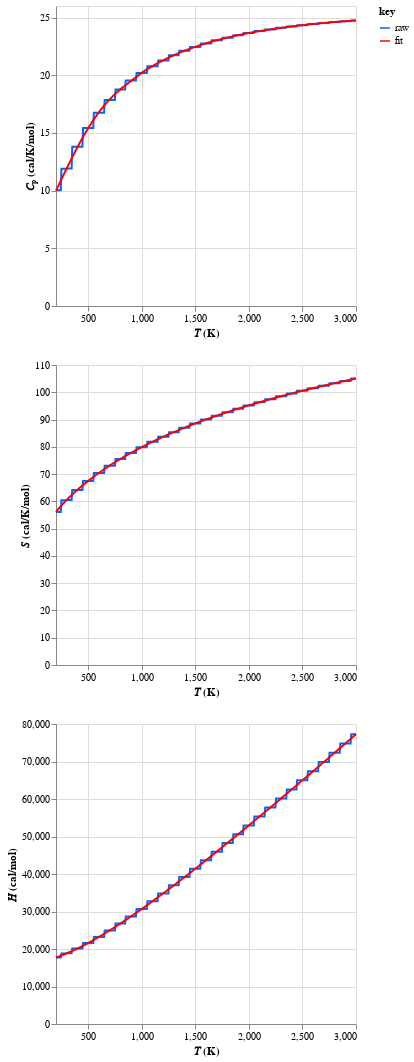

The notebook cell this image was saved under:
### Code cell
# 1. Read input
input_data = yaml.safe_load(Path(input_file).read_text())
input = Input.model_validate(input_data)
formula = input.formula
Hf = input.Hf
Tf = input.Tf
units = {"energy": input.energy_unit}
mess_inp_name = Path(input.mess_input)
nasa_out_name = Path(input.nasa_output)

# 2. Read MESS-PF output
pf_str = mess_inp_name.with_suffix(".dat").read_text()
therm_pf = autochem.therm.from_messpf_output_string(
    pf_str, formula=formula, Hf=Hf, Tf=Tf, units=units
)

# 3. Read fit
fit_str = nasa_out_name.read_text()
therm_fit = autochem.therm.from_chemkin_string(fit_str)

autochem.therm.display(therm_pf, others=[therm_fit], label="raw", others_labels=["fit"])

### Figure 1 — Vega-Lite specification as saved in the notebook (floating-point values rounded to 4 significant figures; data arrays with more than 128 entries replaced by an {"elided": "..."} marker saying what was removed)
{"config": {"view": {"continuousWidth": 300, "continuousHeight": 300}}, "vconcat": [{"data": {"name": "data-fd8d36fbe21980daf38d0e8a8aa48663"}, "mark": {"type": "line"}, "encoding": {"color": {"field": "key", "scale": {"domain": ["raw", "fit"], "range": ["#0066ff", "#ff0000"]}, "type": "nominal"}, "x": {"field": "x", "title": "𝑇 (K)", "type": "quantitative"}, "y": {"field": "value", "title": "𝐶ₚ (cal/K/mol)", "type": "quantitative"}}, "transform": [{"fold": ["raw", "fit"]}]}, {"data": {"name": "data-a9c06ccc387d814c7780ca203ecf3748"}, "mark": {"type": "line"}, "encoding": {"color": {"field": "key", "scale": {"domain": ["raw", "fit"], "range": ["#0066ff", "#ff0000"]}, "type": "nominal"}, "x": {"field": "x", "title": "𝑇 (K)", "type": "quantitative"}, "y": {"field": "value", "title": "𝑆 (cal/K/mol)", "type": "quantitative"}}, "transform": [{"fold": ["raw", "fit"]}]}, {"data": {"name": "data-2a231d60b75852cc82abaeabc0507a3b"}, "mark": {"type": "line"}, "encoding": {"color": {"field": "key", "scale": {"domain": ["raw", "fit"], "range": ["#0066ff", "#ff0000"]}, "type": "nominal"}, "x": {"field": "x", "title": "𝑇 (K)", "type": "quantitative"}, "y": {"field": "value", "title": "𝐻 (cal/mol)", "type": "quantitative"}}, "transform": [{"fold": ["raw", "fit"]}]}], "$schema": "https://vega.github.io/schema/vega-lite/v5.20.1.json", "datasets": {"data-fd8d36fbe21980daf38d0e8a8aa48663": {"elided": "500 records"}, "data-a9c06ccc387d814c7780ca203ecf3748": {"elided": "500 records"}, "data-2a231d60b75852cc82abaeabc0507a3b": {"elided": "500 records"}}}
